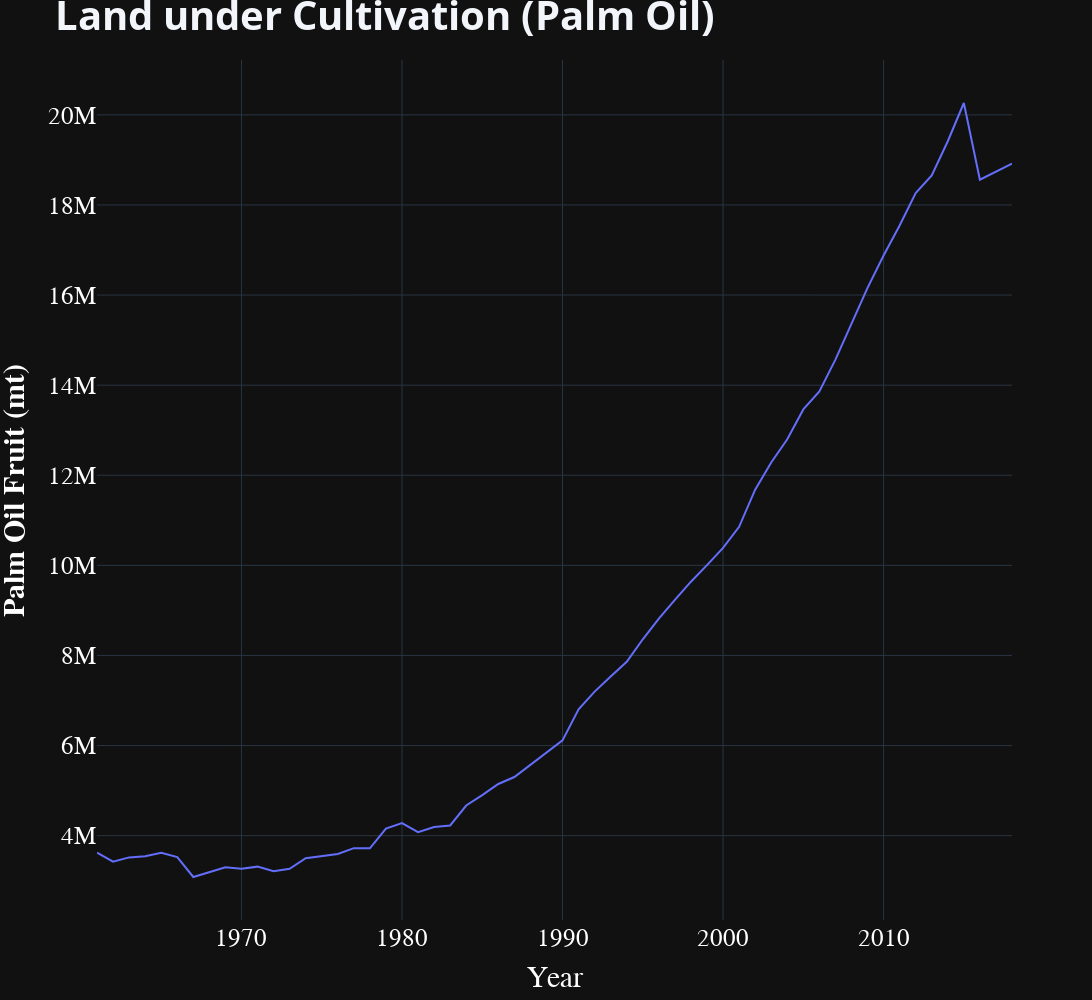

The cell this chart's notebook holds for it:
### Code cell
land_fig = px.line(world_land, x="Year", y=oil_palm_fruit)

# Add figure title
land_fig.update_layout(title_text="<b>Land under Cultivation (Palm Oil)<b>",title_font_size=40, legend_font_size=20, width=1400, height=1000)

# format x-axis
land_fig.update_xaxes(title_text="</b>Year</b>", title_font=dict(size=30, family='Verdana', color='white'), tickfont=dict(family='Calibri', color='white', size=25))

# Format y-axes
land_fig.update_yaxes(title_text="<b>Palm Oil Fruit (mt)</b>", title_font=dict(size=30, family='Verdana', color='white'), tickfont=dict(family='Calibri', color='white', size=25))

land_fig.show()

### Figure 1 — Plotly figure (JSON) as saved in the notebook; plotly's stock layout.template omitted (floating-point values rounded to 4 significant figures)
{"data": [{"hovertemplate": "Year=%{x}<br>Crops - Oil palm fruit - 254 - Area harvested - 5312 - ha=%{y}<extra></extra>", "legendgroup": "", "line": {"color": "#636efa", "dash": "solid"}, "marker": {"symbol": "circle"}, "mode": "lines", "name": "", "orientation": "v", "showlegend": false, "x": [1961, 1962, 1963, 1964, 1965, 1966, 1967, 1968, 1969, 1970, 1971, 1972, 1973, 1974, 1975, 1976, 1977, 1978, 1979, 1980, 1981, 1982, 1983, 1984, 1985, 1986, 1987, 1988, 1989, 1990, 1991, 1992, 1993, 1994, 1995, 1996, 1997, 1998, 1999, 2000, 2001, 2002, 2003, 2004, 2005, 2006, 2007, 2008, 2009, 2010, 2011, 2012, 2013, 2014, 2015, 2016, 2017, 2018], "xaxis": "x", "y": [3621037, 3422412, 3517630, 3540825, 3617385, 3523670, 3081995, 3185274, 3295732, 3263027, 3311979, 3210852, 3263026, 3498230, 3539154, 3593114, 3722319, 3718311, 4155088, 4276828, 4077535, 4190963, 4225265, 4668824, 4898899, 5146653, 5301514, 5577146, 5857284, 6115211, 6804335, 7197393, 7533612, 7858343, 8358624, 8819358, 9231671, 9637496, 10004661, 10386924, 10856276, 11679813, 12283549, 12798576, 13460999, 13859768, 14566794, 15368615, 16158445, 16878176, 17543879, 18266282, 18657777, 19414980, 20263351, 18560904, 18744464, 18917400], "yaxis": "y", "type": "scatter"}], "layout": {"xaxis": {"anchor": "y", "domain": [0.0, 1.0], "title": {"text": "</b>Year</b>", "font": {"size": 30, "family": "Verdana", "color": "white"}}, "tickfont": {"family": "Calibri", "color": "white", "size": 25}}, "yaxis": {"anchor": "x", "domain": [0.0, 1.0], "title": {"text": "<b>Palm Oil Fruit (mt)</b>", "font": {"size": 30, "family": "Verdana", "color": "white"}}, "tickfont": {"family": "Calibri", "color": "white", "size": 25}}, "legend": {"tracegroupgap": 0, "font": {"size": 20}}, "margin": {"t": 60}, "title": {"font": {"size": 40}, "text": "<b>Land under Cultivation (Palm Oil)<b>"}, "width": 1400, "height": 1000}}
